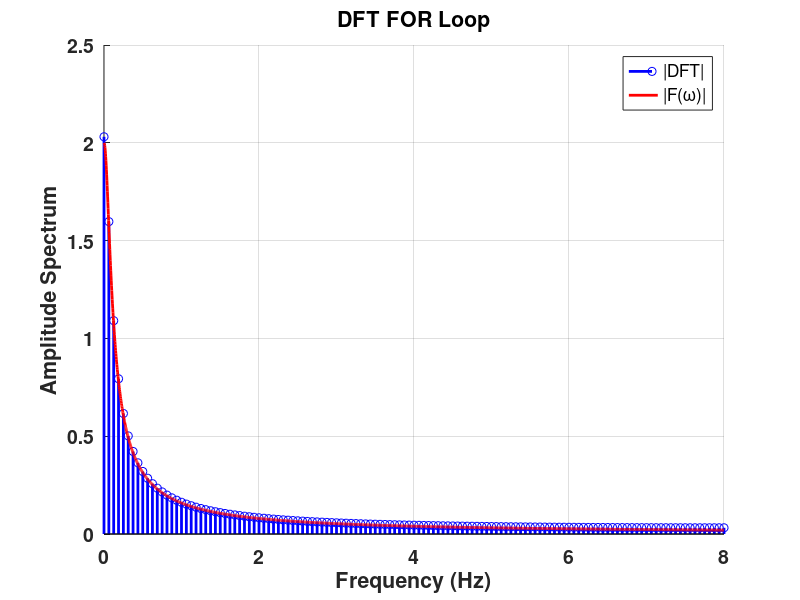

Write MATLAB code to recreate this figure.
close all;
clear all;
clc;

%set sampling time, we sample every T seconds
T = 1/16;

%compute the sampling rate
fs = 1/T;

%set signal length/truncation
T0 = 16;

%compute number of samples
N0 = T0/T;

%compute Omega0 (the rth sample of F(Omega) is at frequency r*Omega0)
Omega0 = 2*pi/N0;

%compute the time vector to sample the continuous function
t = 0:T:T*(N0-1);

%we work with the continuous signal f(t) = e(-at)u(t) in this example
%compute samples of the signal scaled by T, i.e fk
a  = 0.5;
f  = exp(-a*t);
fk = T*f;

%initialize the DFT vector
Fr = zeros(N0,1);

%compute the DFT, i.e. the Fr
for r = 0:N0-1
    Fr(r+1) = 0;
    for k = 0:N0-1
        Fr(r+1) = Fr(r+1) + fk(k+1)*exp(-j*r*Omega0*k);
    end
end

%compute the "continuous" frequency vector
%our sampling rate is fs, so we can only see up to fs/2
w = linspace(0,2*pi*(fs/2),10*N0);

%compute our samples of the continuous frequency vector
%samples go from 0 to 2pi in increments of Omega0
%frequency 0 to 2pi "maps" to 0 to fs/2
wVec = [(0:N0-1)*Omega0]*fs;

fVec  = wVec/(2*pi) ; fcont = w/(2*pi) ;

%compute theoretical magnitude spectrum for signals of form e^(-at)u(t)
% absF = 1./sqrt(w.^2 + a^2);

absF = 1./sqrt((2*pi*fcont).^2 + a^2);

%plot comparison of theoretical F(w) to DFT, i.e. samples of F(w)
figure;
hold on;
% stem(wVec./(2*pi),abs(Fr),'b','linewidth',2);
% plot(w./(2*pi),absF,'r','linewidth',2);

stem(fVec,abs(Fr),'b','linewidth',2);
plot(fcont,absF,'r','linewidth',2);

xlim([0 fs/2]);
grid on;
set(gca,'fontsize',14,'fontweight','bold');
xlabel('Frequency (Hz)');
ylabel('Amplitude Spectrum');
title('DFT FOR Loop');
legend('|DFT|','|F(\omega)|');

%plot comparison of theoretical F(w) to FFT, i.e. samples of F(w)
%the FFT is just a specific implementation of the DFT so these two figures
%should look the same
% myFFT = T*fft(f);
% figure;
% hold on;
% stem(wVec/(2*pi),abs(myFFT),'b','linewidth',2);
% plot(w./(2*pi),absF,'r','linewidth',2);
% xlim([0 fs/2]);
% grid on;
% set(gca,'fontsize',14,'fontweight','bold');
% xlabel('Frequency (Hz)');
% ylabel('Amplitude Spectrum');
% title('FFT');
% legend('|FFT|','|F(\omega)|');
